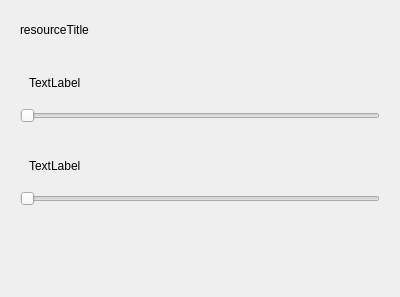
<?xml version="1.0" encoding="UTF-8"?>
<ui version="4.0">
 <class>CardResourceWidget</class>
 <widget class="QWidget" name="CardResourceWidget">
  <property name="geometry">
   <rect>
    <x>0</x>
    <y>0</y>
    <width>400</width>
    <height>297</height>
   </rect>
  </property>
  <property name="windowTitle">
   <string>Form</string>
  </property>
  <layout class="QVBoxLayout" name="verticalLayout">
   <item>
    <widget class="QWidget" name="widget" native="true">
     <property name="maximumSize">
      <size>
       <width>16777215</width>
       <height>50</height>
      </size>
     </property>
     <layout class="QHBoxLayout" name="horizontalLayout">
      <item>
       <widget class="QLabel" name="label_9">
        <property name="text">
         <string>resourceTitle</string>
        </property>
       </widget>
      </item>
      <item>
       <spacer name="horizontalSpacer_9">
        <property name="orientation">
         <enum>Qt::Horizontal</enum>
        </property>
        <property name="sizeHint" stdset="0">
         <size>
          <width>277</width>
          <height>20</height>
         </size>
        </property>
       </spacer>
      </item>
     </layout>
    </widget>
   </item>
   <item>
    <widget class="QWidget" name="widget_3" native="true">
     <layout class="QVBoxLayout" name="verticalLayout_2">
      <item>
       <widget class="QWidget" name="widget_2" native="true">
        <layout class="QHBoxLayout" name="horizontalLayout_2">
         <item>
          <widget class="QLabel" name="label_7">
           <property name="text">
            <string>TextLabel</string>
           </property>
          </widget>
         </item>
         <item>
          <spacer name="horizontalSpacer">
           <property name="orientation">
            <enum>Qt::Horizontal</enum>
           </property>
           <property name="sizeHint" stdset="0">
            <size>
             <width>283</width>
             <height>20</height>
            </size>
           </property>
          </spacer>
         </item>
        </layout>
       </widget>
      </item>
      <item>
       <widget class="QSlider" name="horizontalSlider_3">
        <property name="orientation">
         <enum>Qt::Horizontal</enum>
        </property>
       </widget>
      </item>
     </layout>
    </widget>
   </item>
   <item>
    <widget class="QWidget" name="widget_4" native="true">
     <layout class="QVBoxLayout" name="verticalLayout_4">
      <item>
       <widget class="QWidget" name="widget_6" native="true">
        <layout class="QHBoxLayout" name="horizontalLayout_4">
         <item>
          <widget class="QLabel" name="label_10">
           <property name="text">
            <string>TextLabel</string>
           </property>
          </widget>
         </item>
         <item>
          <spacer name="horizontalSpacer_3">
           <property name="orientation">
            <enum>Qt::Horizontal</enum>
           </property>
           <property name="sizeHint" stdset="0">
            <size>
             <width>283</width>
             <height>20</height>
            </size>
           </property>
          </spacer>
         </item>
        </layout>
       </widget>
      </item>
      <item>
       <widget class="QSlider" name="horizontalSlider_5">
        <property name="orientation">
         <enum>Qt::Horizontal</enum>
        </property>
       </widget>
      </item>
     </layout>
    </widget>
   </item>
   <item>
    <spacer name="verticalSpacer">
     <property name="orientation">
      <enum>Qt::Vertical</enum>
     </property>
     <property name="sizeHint" stdset="0">
      <size>
       <width>20</width>
       <height>40</height>
      </size>
     </property>
    </spacer>
   </item>
  </layout>
 </widget>
 <resources/>
 <connections/>
</ui>
